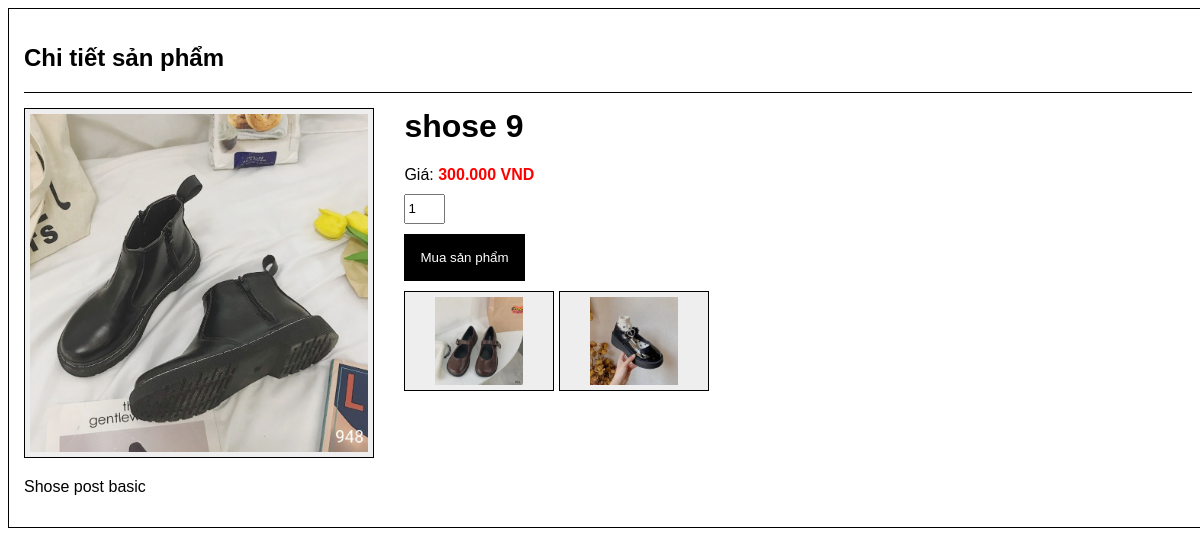
Page /detail.php?id=23 on the committed database.
### tables this page shows
CREATE TABLE `product` (
  `id` int(11) NOT NULL,
  `name` varchar(255) NOT NULL,
  `image` varchar(255) DEFAULT NULL,
  `price` float NOT NULL,
  `content` text NOT NULL,
  `created_time` int(11) NOT NULL,
  `last_updated` int(11) NOT NULL
);

CREATE TABLE `image_library` (
  `id` int(11) NOT NULL,
  `product_id` int(11) NOT NULL,
  `path` varchar(255) NOT NULL,
  `created_time` int(11) NOT NULL,
  `last_updated` int(11) NOT NULL
);

### detail.php (the view, shortened to what this page needs)
<!DOCTYPE html>
<html>
    <head>
        <link rel="stylesheet" type="text/css" href="css/style.css" >
    </head>
    <body>
        <?php
        include './connect_db.php';
        $result = mysqli_query($con, "SELECT * FROM `product` WHERE `id` = ".$_GET['id']);
        $product = mysqli_fetch_assoc($result);
        $imgLibrary = mysqli_query($con, "SELECT * FROM `image_library` WHERE `product_id` = ".$_GET['id']);
        $product['images'] = mysqli_fetch_all($imgLibrary, MYSQLI_ASSOC);
        ?>
        <div class="container">
            <h2>Chi tiết sản phẩm</h2>
            <div id="product-detail">
                <div id="product-img">
                    <img src="<?=$product['image']?>" />
                </div>
                <div id="product-info">
                    <h1><?=$product['name']?></h1>
                    <label>Giá: </label><span class="product-price"><?= number_format($product['price'], 0, ",", ".") ?> VND</span><br/>
                    <form id="add-to-cart-form" action="cart.php?action=add" method="POST">
                        <input type="text" value="1" name="quantity[<?=$product['id']?>]" size="2" /><br/>
                        <input type="submit" value="Mua sản phẩm" />
                    </form>
                    <?php if(!empty($product['images'])){ ?>
                    <div id="gallery">
                        <ul>
                            <?php foreach($product['images'] as $img) { ?>
                                <li><img src="<?=$img['path']?>" /></li>
                            <?php } ?>
                        </ul>
                    </div>
                    <?php } ?>
                </div>
                <?=$product['content']?>
            </div>
        </div>
    </body>
</html>

### css/style.css (style rules this page uses)
body { font-family: arial; }
* { box-sizing: border-box; }
.container { width: 1200px; margin: 0 auto; border: 1px solid #000; padding: 15px; }
h1 { text-align: center; }
.product-price { color: red; font-weight: bold; }
#product-detail { border-top: 1px solid #000; padding: 15px 0 0 0; }
#product-img { width: 30%; float: left; }
#product-info { float: right; width: 70%; text-align: left; padding-left: 30px; }
#product-img img { max-width: 100%; padding: 5px; border: 1px solid #000; background: #eee; }
h1 { text-align: left; margin-top: 0; }
#gallery { margin-top: 10px; }
#gallery ul { margin: 0; padding: 0; }
#gallery ul li { width: 150px; float: left; list-style: none; margin-right: 5px; margin-bottom: 5px; height: 100px; text-align: center; padding: 5px; border: 1px solid #000; background: #eee; }
#gallery ul li img { max-width: 100%; max-height: 100%; vertical-align: middle; }
#add-to-cart-form input[type='text'] { margin-top: 10px; height: 30px; line-height: 30px; }
#add-to-cart-form input[type='submit'] { background: #000; border: 1px solid #000; margin-top: 10px; padding: 15px; display: inline-block; color: #fff; }

### rows in the picture
product: image (picture), name "shose 9", price "300.000", content "Shose post basic"
image_library: path (picture)
image_library: path (picture)
